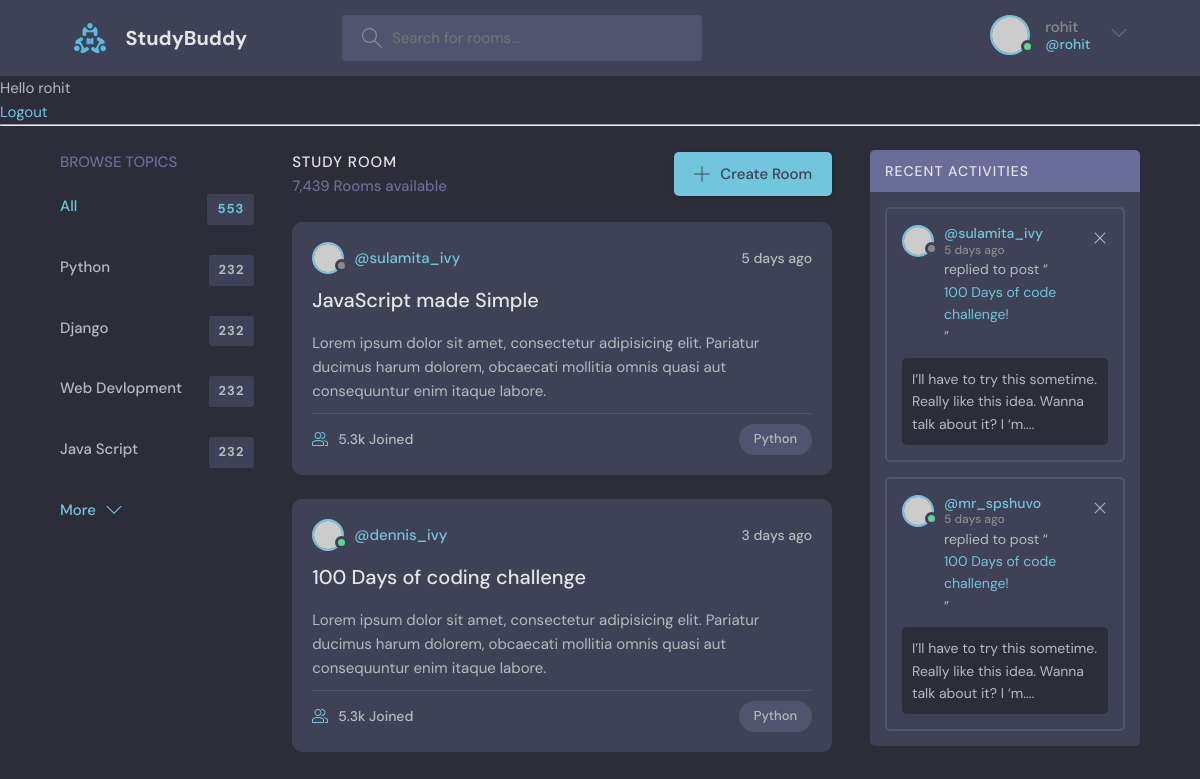
The page / (signed in) on the database its author committed.
### base/models.py (models this page shows)
class Topic(models.Model):
    name=models.CharField(max_length=200)
    def __str__(self):
        return self.name

### base/views.py (the view)
# urls.py: path('',views.home,name="home"),
def home(request):
    q=request.GET.get('q') if request.GET.get('q') != None else ''
    rooms=Room.objects.filter(
        Q(topic__name__icontains=q)|
        Q(name__icontains =q)
        |Q(description__icontains =q)
        )
    room_count=rooms.count()
    topics=Topic.objects.all()
    room_messages=Message.objects.filter(Q(room__topic__name__icontains=q))
    context={'rooms':rooms,'topics':topics,'room_count':room_count,'room_messages':room_messages}
    return render(request,'base/home.html',context)

### base/templates/base/home.html (shortened to what this page needs)
{% extends 'main.html'%} {% block content %}
<main class="layout layout--3">
  <div class="container">
    {% include 'base/topics_component.html' %}
    <div class="roomList">
      <div class="roomList__header">
        <div>
          <h2>Study Room</h2>
          <p>7,439 Rooms available</p>
        </div>
        <a class="btn btn--main" href="create-room.html">
          <svg
            version="1.1"
            xmlns="http://www.w3.org/2000/svg"
            width="32"
            height="32"
            viewBox="0 0 32 32"
          >
            <title>add</title>
            <path
              d="M16.943 0.943h-1.885v14.115h-14.115v1.885h14.115v14.115h1.885v-14.115h14.115v-1.885h-14.115v-14.115z"
            ></path>
          </svg>
          Create Room
        </a>
      </div>
      <div class="roomListRoom">
        <div class="roomListRoom__header">
          <a href="profile.html" class="roomListRoom__author">
            <div class="avatar avatar--small">
              <img src="https://randomuser.me/api/portraits/women/11.jpg" />
            </div>
            <span>@sulamita_ivy</span>
          </a>
          <div class="roomListRoom__actions">
            <span>5 days ago</span>
          </div>
        </div>
        <div class="roomListRoom__content">
          <a href="room.html">JavaScript made Simple</a>
          <p>
            Lorem ipsum dolor sit amet, consectetur adipisicing elit. Pariatur
            ducimus harum dolorem, obcaecati mollitia omnis quasi aut
            consequuntur enim itaque labore.
          </p>
        </div>
        <div class="roomListRoom__meta">
          <a href="room.html" class="roomListRoom__joined">
            5.3k Joined
          </a>
          <p class="roomListRoom__topic">Python</p>
        </div>
      </div>
      <div class="roomListRoom">
        <div class="roomListRoom__header">
          <a href="profile.html" class="roomListRoom__author">
            <div class="avatar avatar--small active">
              <img src="https://randomuser.me/api/portraits/men/11.jpg" />
            </div>
            <span>@dennis_ivy</span>
          </a>
          <div class="roomListRoom__actions">
            <span>3 days ago</span>
          </div>
        </div>
        <div class="roomListRoom__content">
          <a href="room.html">100 Days of coding challenge</a>
          <p>
            Lorem ipsum dolor sit amet, consectetur adipisicing elit. Pariatur
            ducimus harum dolorem, obcaecati mollitia omnis quasi aut
            consequuntur enim itaque labore.
          </p>
        </div>
        <div class="roomListRoom__meta">
          <a class="roomListRoom__joined">
            5.3k Joined
          </a>
          <p class="roomListRoom__topic">Python</p>
        </div>
      </div>
    </div>
    <div class="activities">
      <div class="activities__header">
        <h2>Recent Activities</h2>
      </div>
      <div class="activities__box">
        <div class="activities__boxHeader roomListRoom__header">
          <a href="profile.html" class="roomListRoom__author">
            <div class="avatar avatar--small">
              <img src="https://randomuser.me/api/portraits/women/11.jpg" />
            </div>
            <p>
              @sulamita_ivy
              <span>5 days ago</span>
            </p>
          </a>
          <div class="roomListRoom__actions">
            <a href="#">
              <svg
                version="1.1"
                xmlns="http://www.w3.org/2000/svg"
                width="32"
                height="32"
                viewBox="0 0 32 32"
              >
                <title>remove</title>
                <path
                  d="M27.314 6.019l-1.333-1.333-9.98 9.981-9.981-9.981-1.333 1.333 9.981 9.981-9.981 9.98 1.333 1.333 9.981-9.98 9.98 9.98 1.333-1.333-9.98-9.98 9.98-9.981z"
                ></path>
              </svg>
            </a>
          </div>
        </div>
        <div class="activities__boxContent">
          <p>
            replied to post “<a href="room.html">100 Days of code challenge!</a
            >”
          </p>
          <div class="activities__boxRoomContent">
            I’ll have to try this sometime. Really like this idea. Wanna talk
            about it? I ‘m....
          </div>
        </div>
      </div>
      <div class="activities__box">
        <div class="activities__boxHeader roomListRoom__header">
          <a href="profile.html" class="roomListRoom__author">
            <div class="avatar avatar--small active">
              <img src="https://randomuser.me/api/portraits/men/13.jpg" />
            </div>
            <p>
              @mr_spshuvo
              <span>5 days ago</span>
            </p>
          </a>
          <div class="roomListRoom__actions">
            <a href="#">
              <svg
                version="1.1"
                xmlns="http://www.w3.org/2000/svg"
                width="32"
                height="32"
                viewBox="0 0 32 32"
              >
                <title>remove</title>
                <path
                  d="M27.314 6.019l-1.333-1.333-9.98 9.981-9.981-9.981-1.333 1.333 9.981 9.981-9.981 9.98 1.333 1.333 9.981-9.98 9.98 9.98 1.333-1.333-9.98-9.98 9.98-9.981z"
                ></path>
              </svg>
            </a>
          </div>
        </div>
        <div class="activities__boxContent">
          <p>
            replied to post “<a href="room.html">100 Days of code challenge!</a
            >”
          </p>
          <div class="activities__boxRoomContent">
            I’ll have to try this sometime. Really like this idea. Wanna talk
            about it? I ‘m....
          </div>
        </div>
      </div>
    </div>
  </div>
</main>
{% endblock %}

### templates/navbar.html (shortened to what this page needs)
{% load static %}
<header class="header header--loggedIn">
  <div class="container">
    <a href="{% url 'home' %}" class="header__logo">
      <img src="{% static 'images/logo.svg' %}" />
      <h1>StudyBuddy</h1>
    </a>
    <form class="header__search" method="GET" action="{% url 'home' %}">
      <label>
        <input name="q" placeholder="Search for rooms..." />
      </label>
    </form>
    {% if request.user.is_authenticated %}
    <nav class="header__menu">
      <div class="header__user">
        <a href="profile.html">
          <div class="avatar avatar--medium active">
            <img src="https://randomuser.me/api/portraits/men/37.jpg" />
          </div>
          <p>
            {{request.user.username}} <span>@{{request.user.username}}</span>
          </p>
        </a>
        <button class="dropdown-button">
          <svg
            version="1.1"
            xmlns="http://www.w3.org/2000/svg"
            width="32"
            height="32"
            viewBox="0 0 32 32"
          >
            <title>chevron-down</title>
            <path d="M16 21l-13-13h-3l16 16 16-16h-3l-13 13z"></path>
          </svg>
        </button>
      </div>
      {% else %}
      <a href="{% url 'login' %}">
        <img src="{% static 'images/avatar.svg' %}" />
        <p>Login</p>
      </a>
      {% endif %}
    </nav>
  </div>
</header>
{% if request.user.is_authenticated %}
<p>Hello {{request.user}}</p>
<a href="{% url 'logout' %}">Logout</a>
{% else %}
<a href="{% url 'login' %}">Login</a>
{% endif %}
<hr />

### base/templates/base/topics_component.html
<div class="topics">
  <div class="topics__header">
    <h2>Browse Topics</h2>
  </div>
  <ul class="topics__list">
    <li>
      <a href="{% url 'home' %}" class="active">All <span>553</span></a>
    </li>
    {% for topic in topics %}
    <li>
      <a href="{% url 'home' %}?q={{topic.name}}">{{topic}} <span>232</span></a>
    </li>
    {% endfor %}
  <a class="btn btn--link" href="topics.html">
    More
    <svg
      version="1.1"
      xmlns="http://www.w3.org/2000/svg"
      width="32"
      height="32"
      viewBox="0 0 32 32"
    >
      <title>chevron-down</title>
      <path d="M16 21l-13-13h-3l16 16 16-16h-3l-13 13z"></path>
    </svg>
  </a>
</div>

### rows shown on the page
Topic: name "Python"
Topic: name "Django"
Topic: name "Web Devlopment"
Topic: name "Java Script"

### other values the page prints
{{ request.user.username }} "rohit"
{{ request.user }} "rohit"
